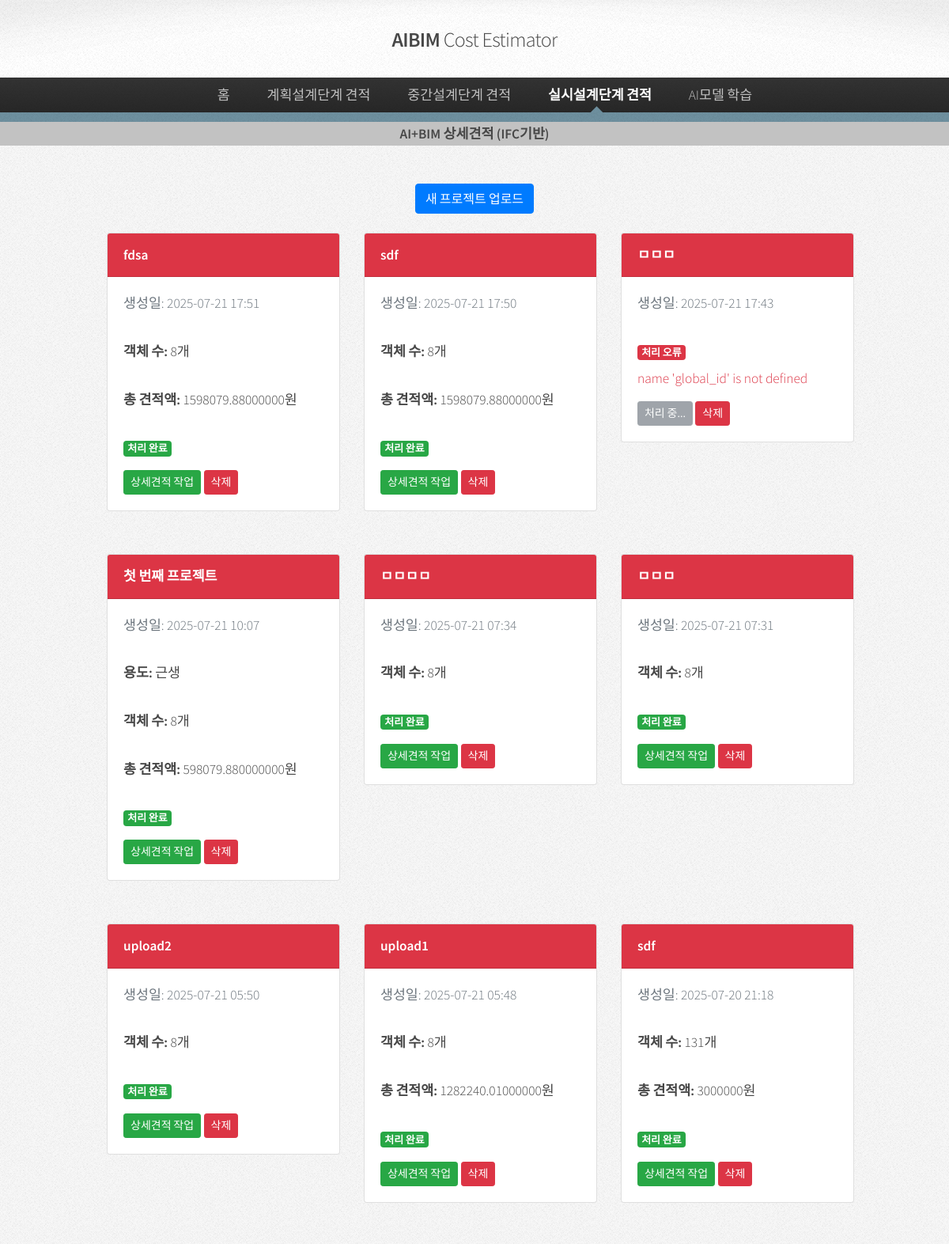
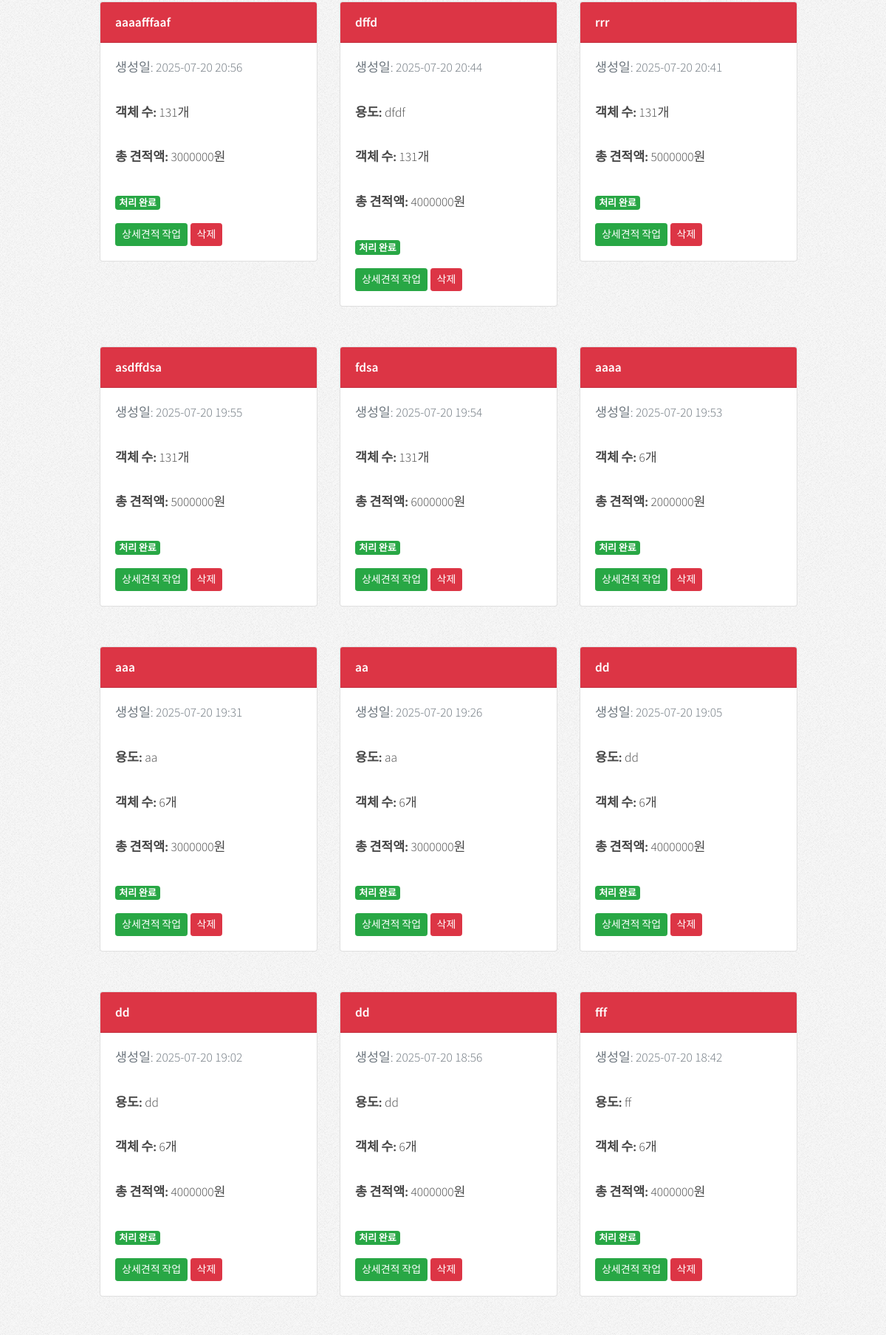
The app's page /dd_by_ifc/ (upper part) with its own data (2 pictures, top to bottom).
### dd_by_ifc/models.py (models this page shows, shortened)
class Project(models.Model):
    name = models.CharField(max_length=100)
    use = models.CharField(max_length=100)
    ifc_file = models.FileField(upload_to='ifc_files/')
    converted_obj = models.FileField(upload_to='converted_objs/', null=True, blank=True)
    created_at = models.DateTimeField(auto_now_add=True)
    is_processed = models.BooleanField(default=False)
    processing_error = models.TextField(blank=True, null=True)

### dd_by_ifc/views.py (the view)
# urls.py: path('', views.project_list, name='project_list'),
def project_list(request):
    try:
        projects = Project.objects.all().order_by('-created_at')
        for project in projects:
            try:
                project.objects_count = IFCObject.objects.filter(project=project).count()
                project.total_amount = IFCObject.objects.filter(project=project).aggregate(
                    total=Sum('total_amount')
                )['total'] or 0
            except Exception as e:
                project.objects_count = 0
                project.total_amount = 0
                print(f"프로젝트 {project.id} 요약 정보 계산 오류: {e}")
        context = {
            'projects': projects,
        }
        return render(request, 'dd_by_ifc/project_list.html', context)
    except Exception as e:
        print(f"❌ DD 프로젝트 목록 로드 오류: {e}")
        import traceback
        traceback.print_exc()
        context = {
            'projects': [],
            'error_message': f'프로젝트 로드 중 오류: {str(e)}'
        }
        return render(request, 'dd_by_ifc/project_list.html', context)

### templates/dd_by_ifc/project_list.html (shortened to what this page needs)
{% load static %}
<!DOCTYPE html>
<html>
  <head>
    <link
      rel="stylesheet"
      href="https://stackpath.bootstrapcdn.com/bootstrap/4.3.1/css/bootstrap.min.css"
    />
    <link rel="stylesheet" href="{% static 'css/main.css'%}" />
  </head>
  <body class="is-preload">
    <div id="page-wrapper">
      <div id="header">
        <h1>
          <a href="/" id="logo">AIBIM <em>Cost Estimator</em></a>
        </h1>
        <nav id="nav">
          <ul>
            <li><a href="/">홈</a></li>
            <li>
              <a href="#">계획설계단계 견적</a>
            </li>
            <li>
              <a href="#">중간설계단계 견적</a>
            </li>
            <li class="current">
              <a href="#">실시설계단계 견적</a>
            </li>
            <li>
              <a href="/ai_learning">AI모델 학습</a>
            </li>
          </ul>
        </nav>
      </div>
      <div id="nav_sub">
        <h6 class="text-center">
          <b>AI+BIM 상세견적</b> <span>(IFC기반)</span>
        </h6>
      </div>
    </div>
    <div class="container mt-5">
      <div class="text-center mb-4">
        <a href="{% url 'dd_by_ifc:upload_project' %}" class="btn btn-primary">
          새 프로젝트 업로드
        </a>
      </div>
       {% if projects %}
      <div class="row">
        {% for project in projects %}
        <div class="col-md-4 mb-4">
          <div class="card">
            <div class="card-header bg-danger text-white">
              <h5 class="mb-0">{{ project.name }}</h5>
            </div>
            <div class="card-body">
              <p class="text-muted">
                생성일: {{ project.created_at|date:"Y-m-d H:i" }}
              </p>
              {% if project.use %}
              <p><strong>용도:</strong> {{ project.use }}</p>
              {% endif %} {% if project.objects_count %}
              <p><strong>객체 수:</strong> {{ project.objects_count }}개</p>
              {% endif %}{% if project.total_amount %}
              <p><strong>총 견적액:</strong> {{ project.total_amount }}원</p>
              {% endif %} {% if project.is_processed %}
              <span class="badge badge-success">처리 완료</span>
              {% elif project.processing_error %}
              <span class="badge badge-danger">처리 오류</span>
              <div class="mt-2">
                <small class="text-danger"
                  >{{ project.processing_error }}</small
                >
              </div>
              {% else %}
              <span class="badge badge-warning">처리 중</span>
              {% endif %}
              <div class="mt-3">
                {% if project.is_processed %}
                <a
                  href="{% url 'dd_by_ifc:project_detail' project.id %}"
                  class="btn btn-success btn-sm"
                >
                  상세견적 작업
                </a>
                {% else %}
                <button class="btn btn-secondary btn-sm" disabled>
                  처리 중...
                </button>
                {% endif %}
                <form
                  method="post"
                  action="{% url 'dd_by_ifc:delete_project' project.id %}"
                  style="display: inline"
                >
                  <button
                    type="submit"
                    class="btn btn-danger btn-sm"
                    onclick="return confirm('정말로 이 프로젝트를 삭제하시겠습니까?');"
                  >
                    삭제
                  </button>
                </form>
              </div>
            </div>
          </div>
        </div>
        {% endfor %}
      </div>
      {% endif %}
    </div>
  </body>
</html>

### records on screen
Project: name "fdsa", created_at "2025-07-21 17:51", objects_count "8", total_amount "1598079.88000000", is_processed "처리 완료"
Project: name "sdf", created_at "2025-07-21 17:50", objects_count "8", total_amount "1598079.88000000", is_processed "처리 완료"
Project: name "ㅁㅁㅁ", created_at "2025-07-21 17:43", processing_error "name 'global_id' is not defined", is_processed "처리 중..."
Project: name "첫 번째 프로젝트", created_at "2025-07-21 10:07", use "근생", objects_count "8", total_amount "598079.880000000", is_processed "처리 완료"
Project: name "ㅁㅁㅁㅁ", created_at "2025-07-21 07:34", objects_count "8", is_processed "처리 완료"
Project: name "ㅁㅁㅁ", created_at "2025-07-21 07:31", objects_count "8", is_processed "처리 완료"
Project: name "upload2", created_at "2025-07-21 05:50", objects_count "8", is_processed "처리 완료"
Project: name "upload1", created_at "2025-07-21 05:48", objects_count "8", total_amount "1282240.01000000", is_processed "처리 완료"
Project: name "sdf", created_at "2025-07-20 21:18", objects_count "131", total_amount "3000000", is_processed "처리 완료"
Project: name "aaaafffaaf", created_at "2025-07-20 20:56", objects_count "131", total_amount "3000000", is_processed "처리 완료"
Project: name "dffd", created_at "2025-07-20 20:44", use "dfdf", objects_count "131", total_amount "4000000", is_processed "처리 완료"
Project: name "rrr", created_at "2025-07-20 20:41", objects_count "131", total_amount "5000000", is_processed "처리 완료"
Project: name "asdffdsa", created_at "2025-07-20 19:55", objects_count "131", total_amount "5000000", is_processed "처리 완료"
Project: name "fdsa", created_at "2025-07-20 19:54", objects_count "131", total_amount "6000000", is_processed "처리 완료"
Project: name "aaaa", created_at "2025-07-20 19:53", objects_count "6", total_amount "2000000", is_processed "처리 완료"
Project: name "aaa", created_at "2025-07-20 19:31", use "aa", objects_count "6", total_amount "3000000", is_processed "처리 완료"
Project: name "aa", created_at "2025-07-20 19:26", use "aa", objects_count "6", total_amount "3000000", is_processed "처리 완료"
Project: name "dd", created_at "2025-07-20 19:05", use "dd", objects_count "6", total_amount "4000000", is_processed "처리 완료"
Project: name "dd", created_at "2025-07-20 19:02", use "dd", objects_count "6", total_amount "4000000", is_processed "처리 완료"
Project: name "dd", created_at "2025-07-20 18:56", use "dd", objects_count "6", total_amount "4000000", is_processed "처리 완료"
Project: name "fff", created_at "2025-07-20 18:42", use "ff", objects_count "6", total_amount "4000000", is_processed "처리 완료"
